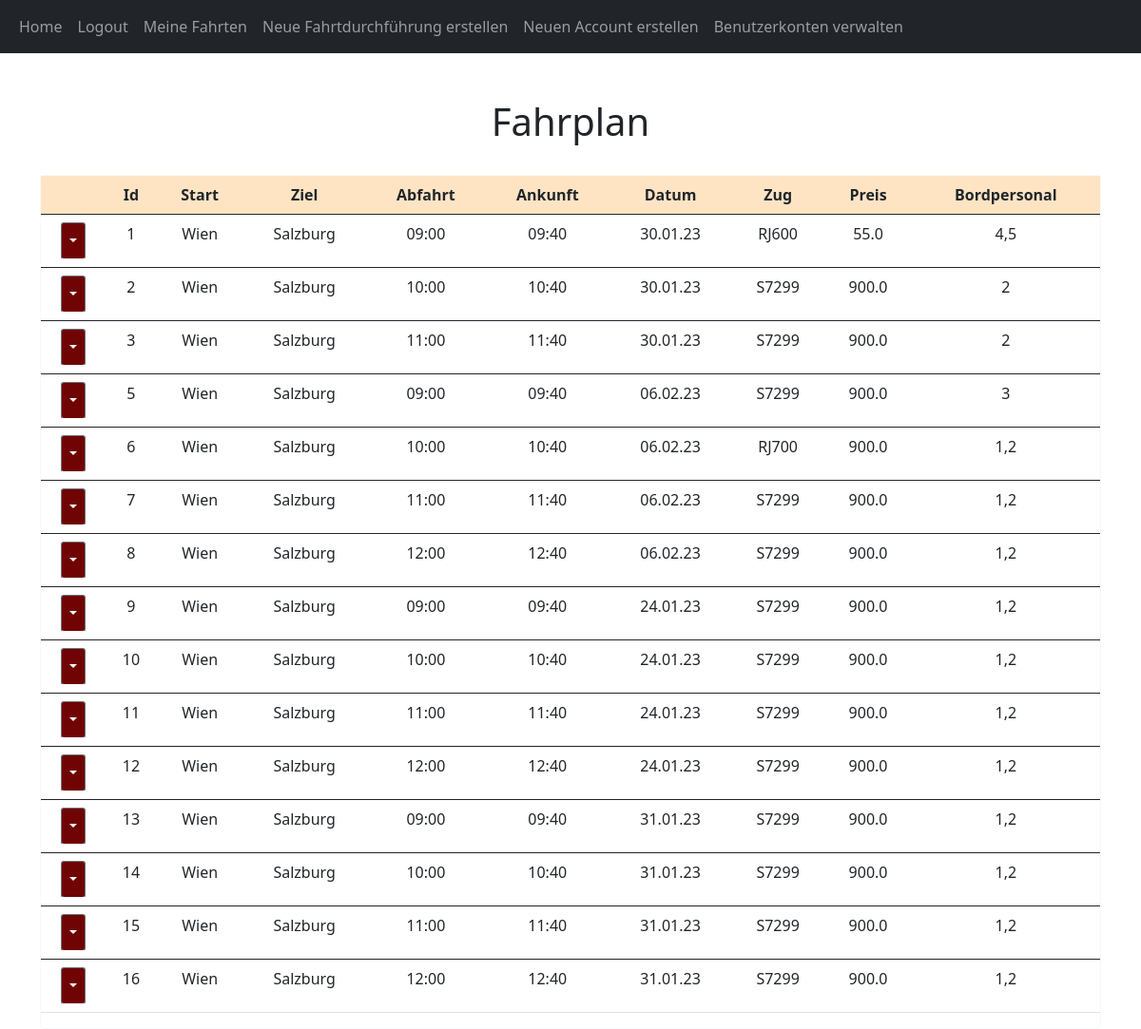
The app's page /home (signed in) with its own data.
### website/models.py (models this page shows, shortened)
class Post(db.Model):
    id = db.Column(db.Integer, primary_key=True)
    start = db.Column(db.String, nullable=False)
    ziel = db.Column(db.String, nullable=False)
    zug = db.Column(db.String, nullable=False)
    bordpersonal = db.Column(db.String, nullable=False)
    preis = db.Column(db.Float, nullable=False)
    datum = db.Column(db.String, nullable=False)
    uhrzeit = db.Column(db.String, nullable=False)
    ankunft = db.Column(db.String, nullable=False)
    strecken = db.Column(db.String, nullable=False)
    date_created = db.Column(db.DateTime(timezone=True), default=func.now())
    author = db.Column(db.Integer, db.ForeignKey(
        'user.id', ondelete="CASCADE"), nullable=False)

### website/views.py (the view)
@views.route("/")
@views.route("/home")
@login_required
def home():
    posts = Post.query.all()
    return render_template("home.html", user=current_user, posts=posts)

### website/__init__.py (called while the page is built)
def create_app():
    app = Flask(__name__)
    app.config['SECRET_KEY'] = "helloworld"
    app.config['SQLALCHEMY_DATABASE_URI'] = f'sqlite:///{DB_NAME}'
    db.init_app(app)
    from .views import views
    from .auth import auth
    app.register_blueprint(views, url_prefix="/")
    app.register_blueprint(auth, url_prefix="/")
    from .models import User, Post
    create_database(app)
    login_manager = LoginManager()
    login_manager.login_view = "auth.login"
    login_manager.init_app(app)
    @login_manager.user_loader
    def load_user(id):
        return User.query.get(int(id))
    return app

### website/models.py (called while the page is built)
    def get_admin(self):
        return self.admin

### website/templates/home.html
{% extends "posts_div.html" %} {% block title %}Home{% endblock %}

### website/templates/posts_div.html (shortened to what this page needs)
{% extends "base.html" %} {% block title %}Home{% endblock %} {% block content
%}
<link rl="stylesheet" href="/static/stylesl.css"/>
<h1 align="center">
  <br/>
  {% block header %}Fahrplan{% endblock %}</h1>
  <link rl="stylesheet" href="/static/stylesl.css"/>
<div id="posts">
  <br/>
  <div class="card border-light" align="center">
  <table class = "table">
    <thread>
      <tr class="table" style="background-color:bisque" align=center>
        {% if user.get_admin() == 'True' %}
        <th scope="col"></th>
        {% endif %}
        <th scope="col">Id</th>
        <th scope="col">Start</th>
        <th scope="col">Ziel</th>
        <th scope="col">Abfahrt</th>
        <th scope="col">Ankunft</th>
        <th scope="col">Datum</th>
        <th scope="col">Zug</th>
        <th scope="col">Preis</th>
        <th scope="col">Bordpersonal</th>
      </tr>
    </thread>
    {% for post in posts %}
        <tbody>
          <tr class="table" align=center>
              {% if user.get_admin() == 'True' %}
              <td>
                <div class="btn-group">
                  <button
                          type="button"
                          class="btn btn-sm btn-secondary dropdown-toggle"
                          data-bs-toggle="dropdown"
                          style="background-color: rgb(112, 3, 3)"
                  ></button>
                </div>
              </td>
              <td>{{post.id}}</td>
              <td>{{post.start}}</td>
              <td>{{post.ziel}}</td>
              <td>{{post.uhrzeit}}</td>
              <td>{{post.ankunft}}</td>
              <td>{{post.datum}}</td>
              <td>{{post.zug}}</td>
              <td>{{post.preis}}</td>
              <td>{{post.bordpersonal}}</td>
              {% endif %}
          </tr>
        </tbody>
    {% endfor %}
  </table>
</div>
 {% endblock %}

### records on screen
Post: id "1", start "Wien", ziel "Salzburg", uhrzeit "09:00", ankunft "09:40", datum "30.01.23", zug "RJ600", preis "55.0", bordpersonal "4,5"
Post: id "2", start "Wien", ziel "Salzburg", uhrzeit "10:00", ankunft "10:40", datum "30.01.23", zug "S7299", preis "900.0", bordpersonal "2"
Post: id "3", start "Wien", ziel "Salzburg", uhrzeit "11:00", ankunft "11:40", datum "30.01.23", zug "S7299", preis "900.0", bordpersonal "2"
Post: id "5", start "Wien", ziel "Salzburg", uhrzeit "09:00", ankunft "09:40", datum "06.02.23", zug "S7299", preis "900.0", bordpersonal "3"
Post: id "6", start "Wien", ziel "Salzburg", uhrzeit "10:00", ankunft "10:40", datum "06.02.23", zug "RJ700", preis "900.0", bordpersonal "1,2"
Post: id "7", start "Wien", ziel "Salzburg", uhrzeit "11:00", ankunft "11:40", datum "06.02.23", zug "S7299", preis "900.0", bordpersonal "1,2"
Post: id "8", start "Wien", ziel "Salzburg", uhrzeit "12:00", ankunft "12:40", datum "06.02.23", zug "S7299", preis "900.0", bordpersonal "1,2"
Post: id "9", start "Wien", ziel "Salzburg", uhrzeit "09:00", ankunft "09:40", datum "24.01.23", zug "S7299", preis "900.0", bordpersonal "1,2"
Post: id "10", start "Wien", ziel "Salzburg", uhrzeit "10:00", ankunft "10:40", datum "24.01.23", zug "S7299", preis "900.0", bordpersonal "1,2"
Post: id "11", start "Wien", ziel "Salzburg", uhrzeit "11:00", ankunft "11:40", datum "24.01.23", zug "S7299", preis "900.0", bordpersonal "1,2"
Post: id "12", start "Wien", ziel "Salzburg", uhrzeit "12:00", ankunft "12:40", datum "24.01.23", zug "S7299", preis "900.0", bordpersonal "1,2"
Post: id "13", start "Wien", ziel "Salzburg", uhrzeit "09:00", ankunft "09:40", datum "31.01.23", zug "S7299", preis "900.0", bordpersonal "1,2"
Post: id "14", start "Wien", ziel "Salzburg", uhrzeit "10:00", ankunft "10:40", datum "31.01.23", zug "S7299", preis "900.0", bordpersonal "1,2"
Post: id "15", start "Wien", ziel "Salzburg", uhrzeit "11:00", ankunft "11:40", datum "31.01.23", zug "S7299", preis "900.0", bordpersonal "1,2"
Post: id "16", start "Wien", ziel "Salzburg", uhrzeit "12:00", ankunft "12:40", datum "31.01.23", zug "S7299", preis "900.0", bordpersonal "1,2"
